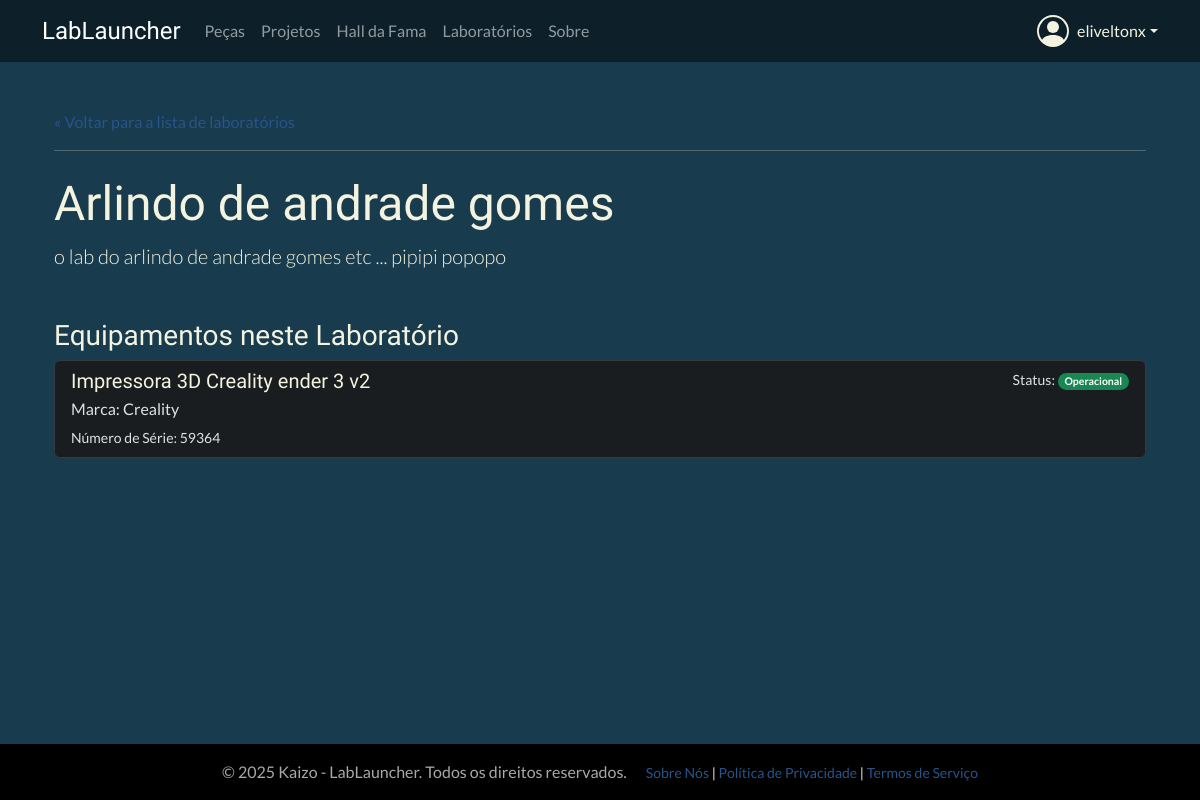
The app's page /inventory/labs/1/ (signed in) with its own data.
### users/models.py (models this page shows, shortened)
class CustomUser(AbstractUser):
    profile_picture = models.ImageField(
        upload_to='profile_pics/',
        storage=storage_para_usar,
        null=True,
        blank=True,
        verbose_name='Foto do Perfil'
    )
    is_approved = models.BooleanField(
        default=False,
        verbose_name='Aprovado pela Curadoria',
        help_text='Indica se o usuário foi aprovado para acessar o conteúdo.'
    )
    groups = models.ManyToManyField(
        Group,
        verbose_name='groups',
        blank=True,
        help_text='The groups this user belongs to. A user will get all permissions granted to each of their groups.',
        related_name="customuser_set", # Nome único para o acesso reverso
        related_query_name="user",
    )
    user_permissions = models.ManyToManyField(
        Permission,
        verbose_name='user permissions',
        blank=True,
        help_text='Specific permissions for this user.',
        related_name="customuser_set", # Nome único para o acesso reverso
        related_query_name="user",
    )

### inventory/models.py (models this page shows, shortened)
class Laboratorio(models.Model):
    name = models.CharField(max_length=200, verbose_name="Nome do Laboratório")
    description = models.TextField(blank=True, verbose_name="Descrição")
    created_at = models.DateTimeField(auto_now_add=True)
    latitude = models.FloatField(null=True, blank=True)
    longitude = models.FloatField(null=True, blank=True)
    inspectors = models.ManyToManyField(
        settings.AUTH_USER_MODEL,
        blank=True,
        related_name="inspected_labs",
        limit_choices_to={'is_staff': True}
    )

class EquipmentInstance(models.Model):
    STATUS_CHOICES = (
        ('operacional', 'Operacional'),
        ('manutencao', 'Em Manutenção'),
        ('desativado', 'Desativado'),
    )
    equipment_type = models.ForeignKey(EquipmentType, on_delete=models.CASCADE, related_name="instances")
    lab = models.ForeignKey(Laboratorio, on_delete=models.CASCADE, related_name="equipments")
    serial_number = models.CharField(max_length=100, blank=True, verbose_name="Número de Série")
    status = models.CharField(max_length=20, choices=STATUS_CHOICES, default='operacional')
    notes = models.TextField(blank=True, verbose_name="Notas de Manutenção")

class EquipmentType(models.Model):
    name = models.CharField(max_length=200, verbose_name="Nome do Tipo de Equipamento")
    brand = models.CharField(max_length=100, blank=True, verbose_name="Marca")
    description = models.TextField(blank=True, verbose_name="Descrição")
    technical_manual = models.FileField(
        upload_to='equipment_manuals/',
        storage=storage_para_usar,
        blank=True, null=True,
        verbose_name="Manual Técnico"
    )

### inventory/views.py (the view)
# urls.py: path('labs/<int:pk>/', LaboratorioDetailView.as_view(), name='lab-detail'),
class LaboratorioDetailView(LoginRequiredMixin, DetailView):
    model = Laboratorio
    template_name = 'inventory/lab_detail.html'
    context_object_name = 'lab' # Nome do objeto no template

### inventory/templates/inventory/lab_detail.html (shortened to what this page needs)
{% extends "base.html" %}
{% block content %}
<div class="container mt-4">
    <a href="{% url 'inventory:lab-list' %}">&laquo; Voltar para a lista de laboratórios</a>
    <hr>
    <h1 class="display-5 mt-4">{{ lab.name }}</h1>
    <p class="lead">{{ lab.description }}</p>
    <h3 class="mt-5">Equipamentos neste Laboratório</h3>
    <div class="list-group">
        {% for instance in lab.equipments.all %}
            <div class="list-group-item list-group-item-action list-group-item-dark flex-column align-items-start">
                <div class="d-flex w-100 justify-content-between">
                    <h5 class="mb-1">{{ instance.equipment_type.name }}</h5>
                    <small>Status: <span class="badge rounded-pill text-bg-success">{{ instance.get_status_display }}</span></small>
                </div>
                <p class="mb-1">Marca: {{ instance.equipment_type.brand }}</p>
                <small>Número de Série: {{ instance.serial_number|default:"Não informado" }}</small>
            </div>
        {% empty %}
            <div class="list-group-item list-group-item-dark">
                <p class="mb-1">Nenhum equipamento cadastrado para este laboratório.</p>
            </div>
        {% endfor %}
    </div>
</div>
{% endblock %}

### templates/base.html (shortened to what this page needs)
{% load static %}
<!DOCTYPE html>
<html lang="pt-br" data-bs-theme="dark">
<head>
    <link href="https://cdn.jsdelivr.net/npm/bootstrap@5.3.3/dist/css/bootstrap.min.css" rel="stylesheet">
    <link rel="stylesheet" href="{% static 'css/custom.css' %}">
</head>
<body class="d-flex flex-column min-vh-100">
    <header class="mb-4">
        <nav class="navbar navbar-expand-lg navbar-dark" style="background-color:rgba(0, 0, 0, 0.46);">
            <div class="container">
                <a class="navbar-brand fs-4" style="font-family: 'Exo 2', sans-serif;" href="{% url 'home' %}">LabLauncher</a>
                <div class="collapse navbar-collapse" id="navbarNav">
                    <ul class="navbar-nav me-auto mb-2 mb-lg-0">
                        <li class="nav-item"><a class="nav-link" href="{% url 'catalog:part-list' %}">Peças</a></li>
                        <li class="nav-item"><a class="nav-link" href="{% url 'catalog:project-list' %}">Projetos</a></li>
                        <li class="nav-item"><a class="nav-link" href="{% url 'hall-of-fame' %}">Hall da Fama</a></li>
                        <li class="nav-item"><a class="nav-link" href="{% url 'inventory:landing' %}">Laboratórios</a></li>
                        <li class="nav-item"><a class="nav-link" href="{% url 'static_page' 'sobre-nos' %}">Sobre</a></li>
                    </ul>
                    <div class="d-flex">
                        {% if user.is_authenticated %}
                            <div class="nav-item dropdown">
                                <a class="nav-link dropdown-toggle d-flex align-items-center" href="#" role="button" data-bs-toggle="dropdown" aria-expanded="false">
                                    {{ user.username }}
                                </a>
                            </div>
                        {% else %}
                            <a href="{% url 'account_login' %}" class="btn btn-outline-light me-2">Login</a>
                            <a href="{% url 'account_signup' %}" class="btn btn-accent">Cadastre-se</a>
                        {% endif %}
                    </div>
                </div>
            </div>
        </nav>
    </header>
    <main class="container flex-grow-1">
        {% block content %}{% endblock %}
    </main>
    <br>
    <footer class="mt-auto py-3" style="background-color: #000;">
        <div class="container text-center">
            <span class="text-muted">© {% now "Y" %} Kaizo - LabLauncher. Todos os direitos reservados.</span>
            <small class="ms-3">
                <a href="{% url 'static_page' 'sobre-nos' %}">Sobre Nós</a> |
                <a href="{% url 'static_page' 'politica-de-privacidade' %}">Política de Privacidade</a> |
                <a href="{% url 'static_page' 'termos-de-servico' %}">Termos de Serviço</a>
            </small>
        </div>
    </footer>
</body>
</html>

### static/css/custom.css (style rules this page uses)
body { background-color: #183b4e; color: #f3f3e0; font-family: 'Lato', sans-serif; }
h1, h2, h3, h4, h5, h6 { font-family: 'Exo 2', sans-serif; color: #f3f3e0; }
a { color: #27548a; text-decoration: none; }

### records on screen
CustomUser: username "eliveltonx"
Laboratorio: name "Arlindo de andrade gomes", description "o lab do arlindo de andrade gomes etc ... pipipi popopo"
EquipmentInstance: equipment_type.name "Impressora 3D Creality ender 3 v2", status "Operacional", equipment_type.brand "Creality", serial_number "59364"
